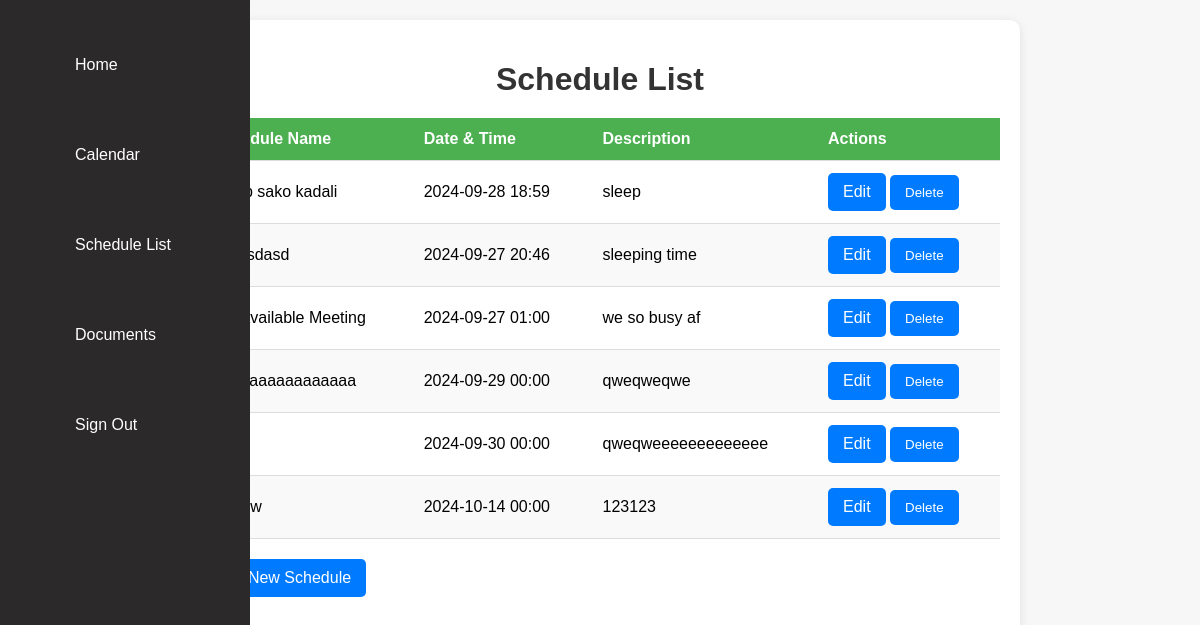
The app's page /Reviewer/calendar/schedule-list/, older data.
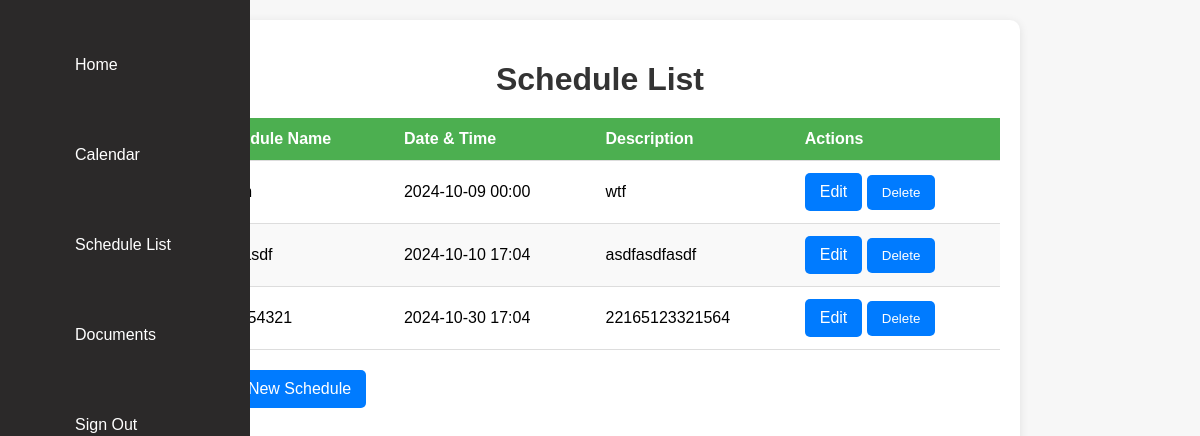
The same page, newer data.
### EthicsApp/views/models.py (models this page shows, shortened)
class Schedule(models.Model):
    schedname = models.CharField(max_length=120, default="Unnamed Schedule")
    datetime = models.DateTimeField(null=True)
    description = models.TextField(null=True)

### EthicsApp/views/views.py (the view)
# urls.py: path('Reviewer/calendar/schedule-list/', views.schedule_list, name='schedule_list'),
def schedule_list(request):
    schedules = Schedule.objects.all()
    return render(request, 'Reviewer/ScheduleList.html', {'schedules': schedules})

### EthicsApp/templates/Reviewer/ScheduleList.html (shortened to what this page needs)
{% load static %}
{% block css %}
    <link rel="stylesheet" href="{% static 'css/schedules.css' %}">
{% endblock %}
{% include "Reviewer/sidebar.html" %}
{% block content %}
<div class="container">
    <h1>Schedule List</h1>
    {% if schedules %}
        <table>
            <thead>
                <tr>
                    <th>Schedule Name</th>
                    <th>Date & Time</th>
                    <th>Description</th>
                    <th>Actions</th>
                </tr>
            </thead>
            <tbody>
                {% for schedule in schedules %}
                <tr>
                    <td>{{ schedule.schedname }}</td>
                    <td>{{ schedule.datetime|date:"Y-m-d H:i" }}</td>
                    <td>{{ schedule.description }}</td>
                    <td>
                        <a href="{% url 'update_schedule' schedule.id %}" class="btn">Edit</a>
                        <form action="{% url 'delete_schedule' schedule.id %}" method="POST" style="display:inline;">
                            <button type="submit" class="btn">Delete</button>
                        </form>
                    </td>
                </tr>
                {% endfor %}
            </tbody>
        </table>
    {% else %}
        <p>No schedules available.</p>
    {% endif %}
    <a href="{% url 'AddSchedule2' %}" class="btn">Add New Schedule</a>
</div>
{% endblock %}

### EthicsApp/templates/Reviewer/sidebar.html (shortened to what this page needs)
{% load static %}
{% block css %}
<link rel="stylesheet" href="{% static 'css/sidebar.css' %}">
{% endblock %}
{% block content %}
<body>
    <div class="sidebar">
        <ul>
            <li class="menu-item">
                <a href="{% url 'schedule_dashboard' %}">
                    <lord-icon
                        src="https://cdn.lordicon.com/epietrpn.json"
                        trigger="morph"
                        state="morph-neighbourhood"
                        colors="primary:#121331,secondary:#4bb3fd"
                        style="width:40px;height:40px">
                    </lord-icon>
                </a>
            </li>
            <li class="menu-item">
                <a href="{% url 'schedule_view' %}">
                    <dotlottie-player
                        src="https://lottie.host/ef401012-df64-44bf-8f9c-dd8fd43883ce/0g070HPZAJ.json"
                        background="transparent"
                        speed="1"
                        style="width: 40px; height: 40px;"
                        loop autoplay>
                    </dotlottie-player>
                </a>
            </li>
            <li class="menu-item">
                <a href="{% url 'schedule_list' %}">
                    <lord-icon
                        src="https://cdn.lordicon.com/lsrcesku.json"
                        trigger="hover"
                        stroke="bold"
                        style="width:40px;height:40px">
                    </lord-icon>
                </a>
            </li>
            <li class="menu-item">
                <a href="#">
                    <lord-icon
                        src="https://cdn.lordicon.com/ujxzdfjx.json"
                        trigger="hover"
                        stroke="bold"
                        colors="primary:#121331,secondary:#e4e4e4"
                        style="width:40px;height:40px">
                    </lord-icon>
                </a>
            </li>
            <li class="menu-item">
                <a href="#">
                    <lord-icon
                        src="https://cdn.lordicon.com/eoacwhtz.json"
                        trigger="hover"
                        stroke="bold"
                        colors="primary:#000000,secondary:#f9c9c0,tertiary:#3080e8,quaternary:#f24c00,quinary:#3a3347,senary:#b26836,septenary:#ffffff"
                        style="width:40px;height:40px">
                    </lord-icon>
                </a>
            </li>
        </ul>
    </div>
</body>
{% endblock %}

### EthicsApp/static/css/schedules.css (style rules this page uses)
body { font-family: Arial, sans-serif; background-color: #f7f7f7; margin: 0; padding: 0; display: flex; height: 100vh; }
.container { margin-top: 50px; background-color: #ffffff; padding: 40px; border-radius: 10px; box-shadow: 0 4px 15px rgba(0, 0, 0, 0.1); max-width: 500px; width: 100%; margin: 100px auto; text-align: left; margin-left: 250px; }
.container { max-width: 800px; margin: 20px auto; padding: 20px; background: #ffffff; border-radius: 10px; box-shadow: 0 2px 10px rgba(0, 0, 0, 0.1); }
h1 { text-align: center; color: #333; margin-bottom: 20px; }
table { width: 100%; border-collapse: collapse; margin-bottom: 20px; }
thead { background-color: #4CAF50; color: white; }
th, td { padding: 12px; text-align: left; border-bottom: 1px solid #ddd; }
tbody tr:nth-child(even) { background-color: #f9f9f9; }
.btn { display: inline-block; padding: 10px 15px; border: none; border-radius: 5px; background-color: #007BFF; color: white; text-decoration: none; text-align: center; transition: background-color 0.3s; }

### EthicsApp/static/css/sidebar.css (style rules this page uses)
body { font-family: Arial, sans-serif; margin: 0; padding: 0; display: flex; }
.sidebar { width: 80px; height: 100vh; background-color: rgb(43, 41, 41); padding-top: 20px; position: fixed; top: 0; left: 0; transition: width 0.3s ease; overflow: hidden; z-index: 1; }
.sidebar ul { list-style-type: none; padding: 0; margin: 0; }
.sidebar ul li { padding: 15px; text-align: left; color: white; }
.sidebar ul li a { text-decoration: none; color: white; display: flex; align-items: center; padding: 10px; white-space: nowrap; }
.menu-item a { display: flex; align-items: center; }
.menu-item { display: flex; align-items: center; }
.menu-item lord-icon, .menu-item dotlottie-player { width: 40px; height: 40px; }

Row changes from the older to the newer data that the page shows:
removed Schedule: schedname "Sleep sako kadali", datetime "2024-09-28 18:59", description "sleep"
removed Schedule: schedname "asdasdasd", datetime "2024-09-27 20:46", description "sleeping time"
removed Schedule: schedname "Not available Meeting", datetime "2024-09-27 01:00", description "we so busy af"
removed Schedule: schedname "yawaaaaaaaaaaaaa", datetime "2024-09-29 00:00", description "qweqweqwe"
removed Schedule: datetime "2024-09-30 00:00", description "qweqweeeeeeeeeeeee"
removed Schedule: schedname "wqeqw", datetime "2024-10-14 00:00", description "123123"
added Schedule: schedname "damn", datetime "2024-10-09 00:00", description "wtf"
added Schedule: schedname "asdfasdf", datetime "2024-10-10 17:04", description "asdfasdfasdf"
added Schedule: schedname "221554321", datetime "2024-10-30 17:04", description "22165123321564"
